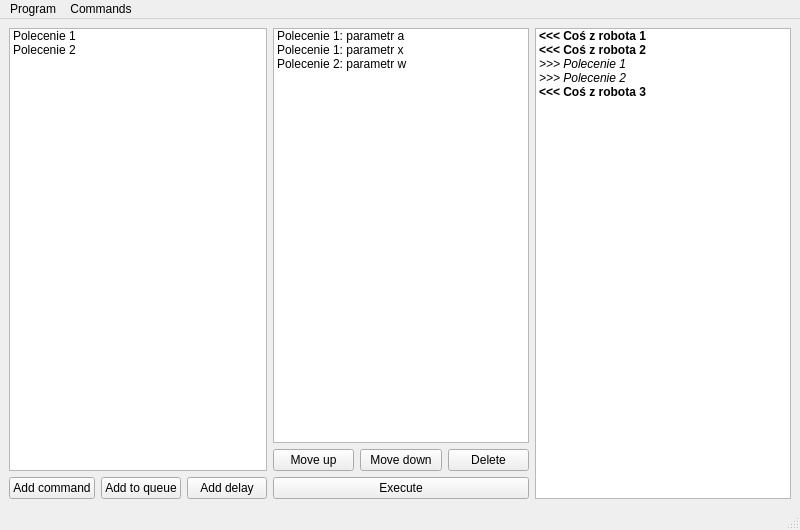
<?xml version="1.0" encoding="UTF-8"?>
<ui version="4.0">
 <class>MainWindow</class>
 <widget class="QMainWindow" name="MainWindow">
  <property name="geometry">
   <rect>
    <x>0</x>
    <y>0</y>
    <width>800</width>
    <height>530</height>
   </rect>
  </property>
  <property name="windowTitle">
   <string>BTSerial</string>
  </property>
  <widget class="QWidget" name="centralwidget">
   <layout class="QHBoxLayout" name="horizontalLayout">
    <item>
     <layout class="QVBoxLayout" name="verticalLayout_2">
      <item>
       <widget class="QListWidget" name="listWidgetCommands">
        <item>
         <property name="text">
          <string>Polecenie 1</string>
         </property>
        </item>
        <item>
         <property name="text">
          <string>Polecenie 2</string>
         </property>
        </item>
       </widget>
      </item>
      <item>
       <layout class="QHBoxLayout" name="horizontalLayout_2">
        <item>
         <widget class="QPushButton" name="pushButtonAddCommand">
          <property name="text">
           <string>Add command</string>
          </property>
         </widget>
        </item>
        <item>
         <widget class="QPushButton" name="pushButtonAddToQueue">
          <property name="text">
           <string>Add to queue</string>
          </property>
         </widget>
        </item>
        <item>
         <widget class="QPushButton" name="pushButtonAddDelay">
          <property name="text">
           <string>Add delay</string>
          </property>
         </widget>
        </item>
       </layout>
      </item>
     </layout>
    </item>
    <item>
     <layout class="QVBoxLayout" name="verticalLayout_3">
      <item>
       <widget class="QListWidget" name="listWidgetQueue">
        <item>
         <property name="text">
          <string>Polecenie 1: parametr a</string>
         </property>
        </item>
        <item>
         <property name="text">
          <string>Polecenie 1: parametr x</string>
         </property>
        </item>
        <item>
         <property name="text">
          <string>Polecenie 2: parametr w</string>
         </property>
        </item>
       </widget>
      </item>
      <item>
       <layout class="QHBoxLayout" name="horizontalLayout_3">
        <item>
         <widget class="QPushButton" name="pushButtonMoveCommandUp">
          <property name="text">
           <string>Move up</string>
          </property>
         </widget>
        </item>
        <item>
         <widget class="QPushButton" name="pushButtonMoveCommandDown">
          <property name="text">
           <string>Move down</string>
          </property>
         </widget>
        </item>
        <item>
         <widget class="QPushButton" name="pushButtonDeleteCommand">
          <property name="text">
           <string>Delete</string>
          </property>
         </widget>
        </item>
       </layout>
      </item>
      <item>
       <layout class="QHBoxLayout" name="horizontalLayout_4">
        <item>
         <widget class="QPushButton" name="pushButtonExecute">
          <property name="text">
           <string>Execute</string>
          </property>
         </widget>
        </item>
       </layout>
      </item>
     </layout>
    </item>
    <item>
     <layout class="QVBoxLayout" name="verticalLayout_4">
      <item>
       <widget class="QListWidget" name="listWidgetLog">
        <item>
         <property name="text">
          <string notr="true">&lt;&lt;&lt; Coś z robota 1</string>
         </property>
         <property name="font">
          <font>
           <weight>75</weight>
           <bold>true</bold>
          </font>
         </property>
        </item>
        <item>
         <property name="text">
          <string notr="true">&lt;&lt;&lt; Coś z robota 2</string>
         </property>
         <property name="font">
          <font>
           <weight>75</weight>
           <bold>true</bold>
          </font>
         </property>
        </item>
        <item>
         <property name="text">
          <string notr="true">&gt;&gt;&gt; Polecenie 1</string>
         </property>
         <property name="font">
          <font>
           <italic>true</italic>
          </font>
         </property>
        </item>
        <item>
         <property name="text">
          <string notr="true">&gt;&gt;&gt; Polecenie 2</string>
         </property>
         <property name="font">
          <font>
           <italic>true</italic>
          </font>
         </property>
        </item>
        <item>
         <property name="text">
          <string notr="true">&lt;&lt;&lt; Coś z robota 3</string>
         </property>
         <property name="font">
          <font>
           <weight>75</weight>
           <bold>true</bold>
          </font>
         </property>
        </item>
       </widget>
      </item>
     </layout>
    </item>
   </layout>
  </widget>
  <widget class="QMenuBar" name="menubar">
   <property name="geometry">
    <rect>
     <x>0</x>
     <y>0</y>
     <width>800</width>
     <height>21</height>
    </rect>
   </property>
   <widget class="QMenu" name="menuProgram">
    <property name="title">
     <string>Program</string>
    </property>
    <addaction name="actionConnect"/>
    <addaction name="actionDisconnect"/>
    <addaction name="separator"/>
    <addaction name="actionSettings"/>
    <addaction name="actionQuit"/>
   </widget>
   <widget class="QMenu" name="menuCommands">
    <property name="title">
     <string>Commands</string>
    </property>
    <addaction name="actionLoad"/>
    <addaction name="actionSave"/>
    <addaction name="separator"/>
    <addaction name="actionLoadList"/>
    <addaction name="actionSaveList"/>
   </widget>
   <addaction name="menuProgram"/>
   <addaction name="menuCommands"/>
  </widget>
  <widget class="QStatusBar" name="statusbar"/>
  <action name="actionLoad">
   <property name="text">
    <string>Load</string>
   </property>
  </action>
  <action name="actionSave">
   <property name="text">
    <string>Save</string>
   </property>
  </action>
  <action name="actionLoadList">
   <property name="text">
    <string>Load list</string>
   </property>
  </action>
  <action name="actionConnect">
   <property name="text">
    <string>Connect</string>
   </property>
  </action>
  <action name="actionDisconnect">
   <property name="text">
    <string>Disconnect</string>
   </property>
  </action>
  <action name="actionQuit">
   <property name="text">
    <string>Quit</string>
   </property>
  </action>
  <action name="actionSettings">
   <property name="text">
    <string>Settings</string>
   </property>
  </action>
  <action name="actionSaveList">
   <property name="text">
    <string>Save list</string>
   </property>
  </action>
 </widget>
 <resources/>
 <connections/>
</ui>
